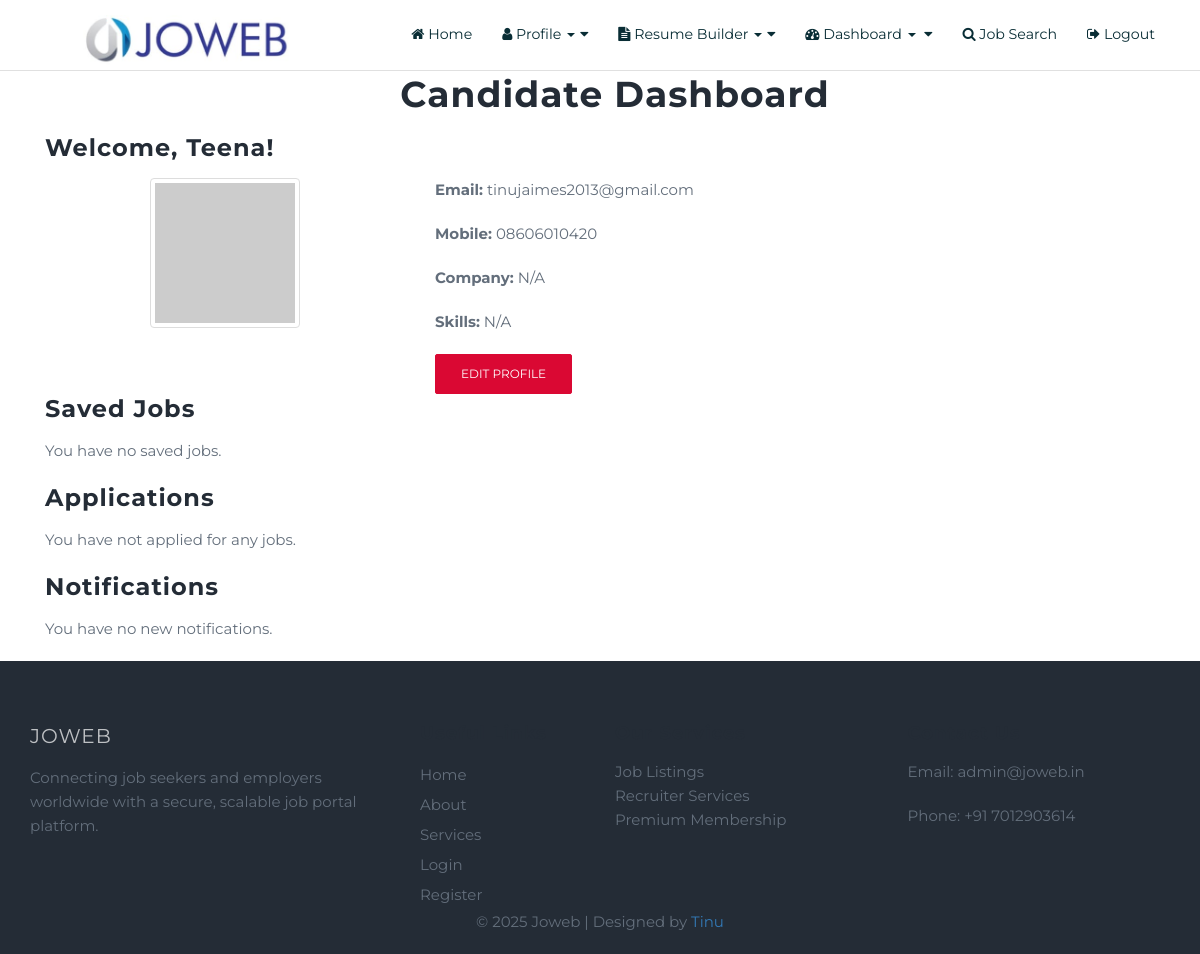
/users/dashboard/ (signed in), run on the app's committed database.
### adminpanel/models.py (models this page shows, shortened)
class Profile(models.Model):
    user = models.OneToOneField(CustomUser, on_delete=models.CASCADE, related_name="profile")
    name = models.CharField(max_length=100)
    email = models.EmailField(max_length=100)
    mobile = models.CharField(max_length=15)
    company = models.CharField(max_length=100, blank=True)
    date_of_birth = models.DateField(null=True, blank=True)
    about_me = models.TextField(blank=True)
    experience = models.TextField(blank=True)
    skills = models.CharField(max_length=255, blank=True, help_text="Comma-separated skills, e.g., Python, Django, REST API")
    profile_picture = models.ImageField(upload_to='profile_pictures/', null=True, blank=True)

### users/views.py (the view)
# urls.py: path("dashboard/", views.candidate_dashboard, name="candidate_dashboard"),
@login_required
def candidate_dashboard(request):
    profile = get_object_or_404(Profile, user=request.user)
    saved_jobs = request.user.saved_jobs.all()  # Assumes a SavedJob model with a relation to the user.
    applications = request.user.applications.all()  # Assumes an Application model with a relation to the user.
    notifications = request.user.notifications.filter(is_read=False)
    return render(request, 'users/candidate_dashboard.html', {
        'profile': profile,
        'saved_jobs': saved_jobs,
        'applications': applications,
        'notifications': notifications,
    })

### adminpanel/models.py (called while the page is built)
    def check_premium_status(self):
        if self.is_premium and self.premium_expiry and self.premium_expiry < now():
            self.is_premium = False
            self.save(update_fields=["is_premium"])
        return self.is_premium

### users/context_processors.py (called while the page is built)
def premium_status(request):
    is_premium = False
    if request.user.is_authenticated:
        try:
            is_premium = request.user.check_premium_status()
        except Exception:
            is_premium = getattr(request.user, "is_premium", False)
    return {"IS_PREMIUM": is_premium}

### users/templates/users/candidate_dashboard.html
{% extends "users/users_base.html" %}
{% load static %}
{% block content %}
<div class="container py-5">
    <h2 class="text-center">Candidate Dashboard</h2>
    <div class="card mt-4">
        <div class="card-header">
            <h4>Welcome, {{ profile.name }}!</h4>
        </div>
        <div class="card-body">
            <div class="row">
                <div class="col-md-4 text-center">
                    {% if profile.profile_picture %}
                        <img src="{{ profile.profile_picture.url }}" class="img-thumbnail" alt="Profile Picture" style="width: 150px; height: 150px; object-fit: cover;">
                    {% else %}
                        <img src="https://via.placeholder.com/150" class="img-thumbnail" alt="Placeholder" style="width: 150px; height: 150px;">
                    {% endif %}
                </div>
                <div class="col-md-8">
                    <p><strong>Email:</strong> {{ profile.email }}</p>
                    <p><strong>Mobile:</strong> {{ profile.mobile }}</p>
                    <p><strong>Company:</strong> {{ profile.company|default:"N/A" }}</p>
                    <p><strong>Skills:</strong> {{ profile.skills|default:"N/A" }}</p>
                    <a href="{% url 'users:edit_profile' %}" class="btn btn-primary btn-sm">Edit Profile</a>
                </div>
            </div>
        </div>
    </div>
    <div class="card mt-4">
        <div class="card-header">
            <h4>Saved Jobs</h4>
        </div>
        <div class="card-body">
            {% if saved_jobs %}
                <ul class="list-group">
                    {% for job in saved_jobs %}
                        <li class="list-group-item">
                            <h5>{{ job.title }}</h5>
                            <p>{{ job.description|truncatewords:20 }}</p>
                            <a href="{% url 'jobs:view_job' job.id %}" class="btn btn-link">View Job</a>
                        </li>
                    {% endfor %}
                </ul>
            {% else %}
                <p>You have no saved jobs.</p>
            {% endif %}
        </div>
    </div>
    <div class="card mt-4">
        <div class="card-header">
            <h4>Applications</h4>
        </div>
        <div class="card-body">
            {% if applications %}
                <ul class="list-group">
                    {% for application in applications %}
                        <li class="list-group-item">
                            <h5>Job: {{ application.job.title }}</h5>
                            <p><strong>Status:</strong> {{ application.status }}</p>
                            <p><strong>Applied On:</strong> {{ application.date_applied|date:"M d, Y" }}</p>
                            <a href="{% url 'users:view_application' application.id %}" class="btn btn-link">View Details</a>
                        </li>
                    {% endfor %}
                </ul>
            {% else %}
                <p>You have not applied for any jobs.</p>
            {% endif %}
        </div>
    </div>
    <div class="card mt-4">
        <div class="card-header">
            <h4>Notifications</h4>
        </div>
        <div class="card-body">
            {% if notifications %}
                <ul class="list-group">
                    {% for notification in notifications %}
                        <li class="list-group-item">
                            <p>{{ notification.message }}</p>
                            <small><em>Received on {{ notification.timestamp|date:"M d, Y H:i" }}</em></small>
                        </li>
                    {% endfor %}
                </ul>
            {% else %}
                <p>You have no new notifications.</p>
            {% endif %}
        </div>
    </div>
</div>
{% endblock %}

### static/css/common.css (style rules this page uses)
html,body { width:100%; height: auto; margin:0; padding:0; overflow-x: hidden; }
body { font-family: 'Open Sans', sans-serif; position: relative; font-size:14px; line-height:24px; color:#6f6f6f; }
a { color: #6f6f6f; }
a, a:active, a:focus, a:hover { outline:none; -webkit-transition: all 0.3s ease-in-out; -moz-transition: all 0.3s ease-in-out; -o-transition: all 0.3s ease-in-out; -ms-transition: all 0.3s ease-in-out; transition: all 0.3s ease-in-out; }
h1, h2, h3, h4, h5, h6 { color:#3f3f3f; margin:0 0 15px 0; letter-spacing: 1px; font-weight: bold; }
h2 { font-size:36px; line-height:48px; }
h4 { font-size:24px; line-height:30px; }
p { margin-bottom:20px; }

### static/css/main.css (style rules this page uses)
body { background:#ffffff; font-family: 'Montserrat', sans-serif; font-size:15px; color:#636e7b; }
h1, h2, h3, h4, h5, h6 { color:#242c36; margin: 0 0 15px 0; letter-spacing: 1px; font-weight: bold; }
.btn-primary, .btn-primary:hover, .btn-primary:focus, .btn-primary.focus, .btn-primary:active, .btn-primary.active, .open>.dropdown-toggle.btn-primary { color: #fff; background-color: #da0833; border-color: #da0833; text-transform: uppercase; border-radius: 2px; box-shadow: none; padding: 10px 25px; }

### data on the page
Profile: name "Teena", email "tinujaimes2013@gmail.com", mobile "08606010420", company "N/A", skills "N/A"
